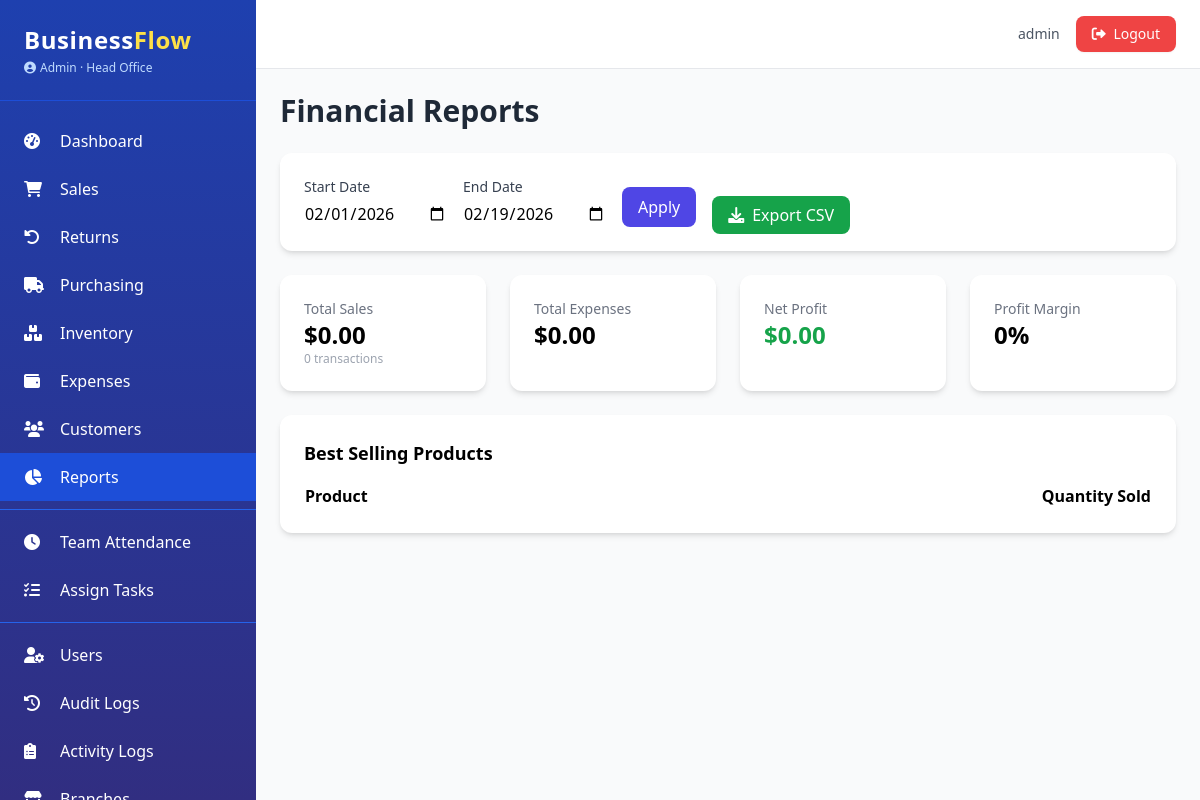
/reports/ (signed in), run on an earlier commit of the app's database.
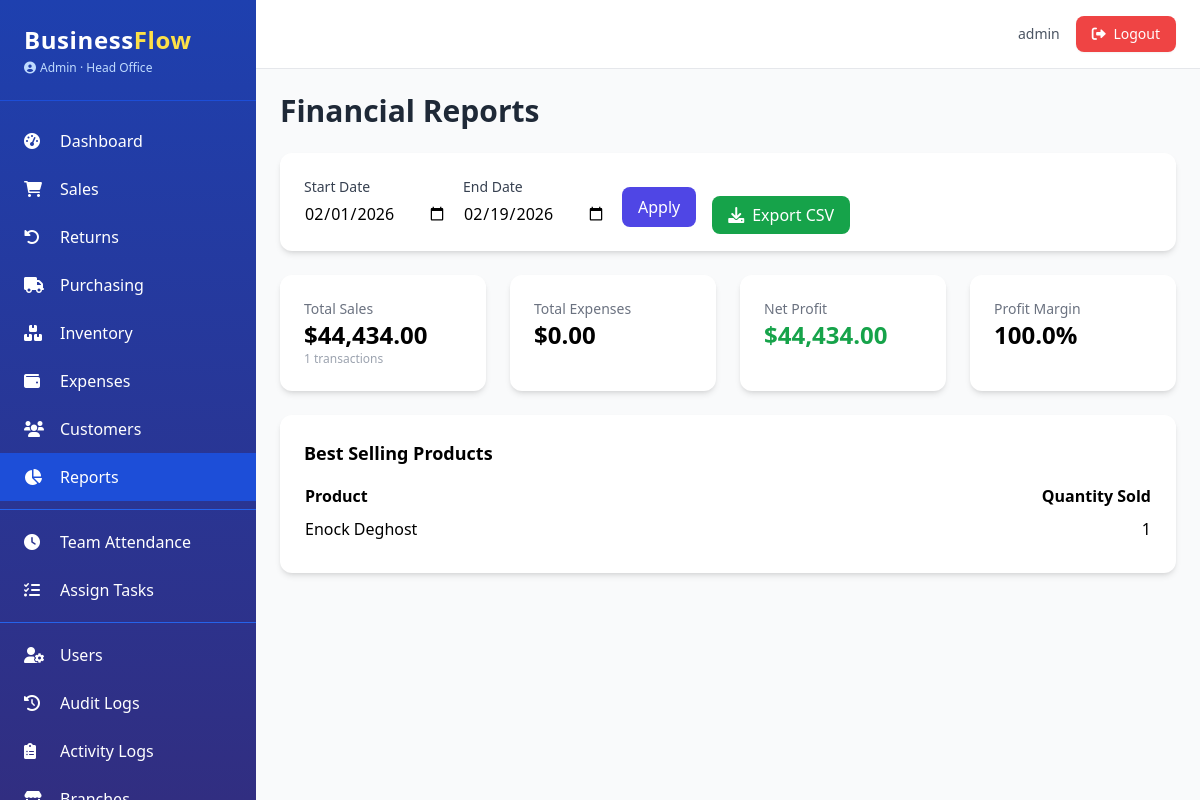
And on a later commit of the database.
### app.py (models this page shows, shortened)
class AuditMixin:
    @declared_attr
    def created_at(cls):
        return db.Column(db.DateTime, default=datetime.utcnow)

class SoftDeleteMixin:
    @classmethod
    def query_active(cls):
        return cls.query.filter(cls.deleted_at.is_(None))

class Product(db.Model, AuditMixin, SoftDeleteMixin):
    __tablename__ = 'products'
    id = db.Column(db.Integer, primary_key=True)
    name = db.Column(db.String(100), nullable=False)
    description = db.Column(db.Text)
    sku = db.Column(db.String(50), unique=True, nullable=False)
    barcode = db.Column(db.String(50), unique=True, nullable=True)
    price = db.Column(db.Float, nullable=False)
    cost = db.Column(db.Float)
    current_stock = db.Column(db.Integer, default=0)
    reorder_level = db.Column(db.Integer, default=5)
    category = db.Column(db.String(50))
    brand = db.Column(db.String(50))
    weight = db.Column(db.Float)
    is_service = db.Column(db.Boolean, default=False)
    branch_id = db.Column(db.Integer, db.ForeignKey('branches.id'), nullable=True)
    branch = db.relationship('Branch')
    track_batches = db.Column(db.Boolean, default=False)
    batches = db.relationship('StockBatch', backref='product', lazy='dynamic')
    __table_args__ = (
        Index('ix_product_sku', sku),
        Index('ix_product_barcode', barcode),
    )

### app.py (the view)
@reports_bp.route('/')
@login_required
@manager_required
def index():
    start_date = request.args.get('start_date', (date.today().replace(day=1)).isoformat())
    end_date = request.args.get('end_date', date.today().isoformat())
    start = datetime.strptime(start_date, '%Y-%m-%d').date()
    end = datetime.strptime(end_date, '%Y-%m-%d').date()
    sales_query = branch_filter(Sale.query, Sale).filter(func.date(Sale.created_at).between(start, end))
    total_sales = sales_query.with_entities(func.sum(Sale.total_amount)).scalar() or 0
    sales_count = sales_query.count()
    expenses_query = branch_filter(Expense.query, Expense).filter(Expense.date.between(start, end))
    total_expenses = expenses_query.with_entities(func.sum(Expense.amount)).scalar() or 0
    profit = total_sales - total_expenses
    best_sellers = db.session.query(
        Product.name,
        func.sum(SaleItem.quantity).label('qty')
    ).join(SaleItem).join(Sale).filter(
        Sale.branch_id == (current_user.branch_id if not current_user.is_admin else Sale.branch_id),
        func.date(Sale.created_at).between(start, end)
    ).group_by(Product.id).order_by(func.sum(SaleItem.quantity).desc()).limit(10).all()
    return render_template('reports/index.html',
                           start=start, end=end,
                           total_sales=total_sales,
                           sales_count=sales_count,
                           total_expenses=total_expenses,
                           profit=profit,
                           best_sellers=best_sellers)

### app.py (called while the page is built)
@login_manager.user_loader
def load_user(user_id):
    return User.query_active().filter_by(id=int(user_id)).first()

def manager_required(f):
    @wraps(f)
    def decorated(*args, **kwargs):
        if not current_user.is_authenticated or not current_user.is_manager:
            abort(403)
        return f(*args, **kwargs)
    return decorated

def branch_filter(query, model):
    if current_user.is_admin:
        return query
    if current_user.branch_id:
        return query.filter(model.branch_id == current_user.branch_id)
    return query.filter(False)

@app.context_processor
def inject_now():
    return {'now': datetime.utcnow(), 'current_year': datetime.utcnow().year}

@app.template_filter('currency')
def currency_format(value):
    if value is None:
        return "$0.00"
    return f"${value:,.2f}"

    @property
    def is_admin(self):
        return self.role == 'Admin'

    @property
    def is_manager(self):
        return self.role in ['Admin', 'Manager']

    def has_permission(self, perm):
        if self.is_admin:
            return True
        return perm in (self.permissions or [])

### templates/reports/index.html (shortened to what this page needs)
{% extends "base.html" %}
{% block content %}
<h1 class="text-3xl font-bold text-gray-800 mb-6">Financial Reports</h1>
<div class="bg-white rounded-xl shadow-md p-6 mb-6">
    <form method="GET" class="flex flex-wrap gap-4 items-end">
        <div>
            <label class="block text-sm font-medium text-gray-700">Start Date</label>
            <input type="date" name="start_date" value="{{ start }}" class="mt-1 border-gray-300 rounded-md">
        </div>
        <div>
            <label class="block text-sm font-medium text-gray-700">End Date</label>
            <input type="date" name="end_date" value="{{ end }}" class="mt-1 border-gray-300 rounded-md">
        </div>
        <div>
            <button type="submit" class="bg-indigo-600 hover:bg-indigo-700 text-white px-4 py-2 rounded-lg">Apply</button>
        </div>
        <div>
            <a href="{{ url_for('reports.export_csv', report_type='sales') }}?start_date={{ start }}&end_date={{ end }}" class="bg-green-600 hover:bg-green-700 text-white px-4 py-2 rounded-lg">
                <i class="fas fa-download mr-2"></i>Export CSV
            </a>
        </div>
    </form>
</div>
<div class="grid grid-cols-1 md:grid-cols-4 gap-6 mb-6">
    <div class="bg-white p-6 rounded-xl shadow-md">
        <p class="text-sm text-gray-500">Total Sales</p>
        <p class="text-2xl font-bold">{{ total_sales|currency }}</p>
        <p class="text-xs text-gray-400">{{ sales_count }} transactions</p>
    </div>
    <div class="bg-white p-6 rounded-xl shadow-md">
        <p class="text-sm text-gray-500">Total Expenses</p>
        <p class="text-2xl font-bold">{{ total_expenses|currency }}</p>
    </div>
    <div class="bg-white p-6 rounded-xl shadow-md">
        <p class="text-sm text-gray-500">Net Profit</p>
        <p class="text-2xl font-bold {% if profit >= 0 %}text-green-600{% else %}text-red-600{% endif %}">{{ profit|currency }}</p>
    </div>
    <div class="bg-white p-6 rounded-xl shadow-md">
        <p class="text-sm text-gray-500">Profit Margin</p>
        <p class="text-2xl font-bold">{% if total_sales > 0 %}{{ (profit/total_sales*100)|round(1) }}%{% else %}0%{% endif %}</p>
    </div>
</div>
<div class="bg-white rounded-xl shadow-md p-6">
    <h3 class="text-lg font-bold mb-4">Best Selling Products</h3>
    <table class="min-w-full">
        <thead>
            <tr>
                <th class="text-left">Product</th>
                <th class="text-right">Quantity Sold</th>
            </tr>
        </thead>
        <tbody>
            {% for product in best_sellers %}
            <tr>
                <td class="py-2">{{ product.name }}</td>
                <td class="py-2 text-right">{{ product.qty }}</td>
            </tr>
            {% endfor %}
        </tbody>
    </table>
</div>
{% endblock %}

What changed in the data, as far as the page shows it:
added Product: name "Enock Deghost", qty "1"
Also different on the page:
{{ total_sales|currency }}: "$0.00" → "$44,434.00"
{{ sales_count }}: "0" → "1"
{{ profit|currency }}: "$0.00" → "$44,434.00"
{{ (profit/total_sales*100)|round(1) }}: (not shown) → "100.0"
text no longer shown: "0%"
